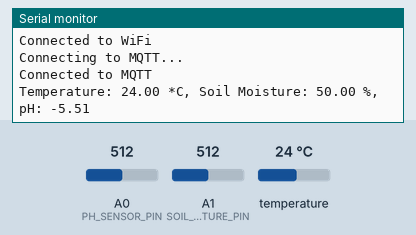
A sketch run on a simulated Arduino MKR. On the bench: the last lines printed to the serial monitor. The test bench sets the inputs (shaded band); at power-on: temperature 24 °C, A0 (PH_SENSOR_PIN) = 512, A1 (SOIL_MOISTURE_PIN) = 512. WiFi joins after 1.5 s; servers stay silent unless stated; random numbers use the default seed unless the sketch sets one; no MQTT or app messages arrive unless stated.

Above: at 2.7 s.
2.8 s: temperature set to 12 °C
At 5.0 s:
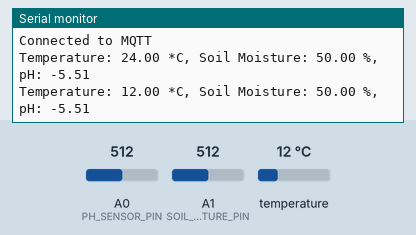
5.3 s: A0 (PH_SENSOR_PIN) set to 716
At 6.4 s:
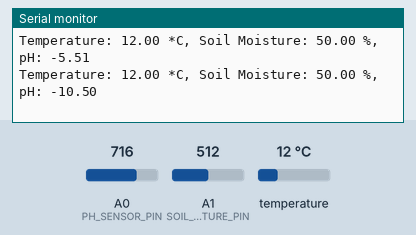
7.8 s: A1 (SOIL_MOISTURE_PIN) set to 716
At 7.8 s:
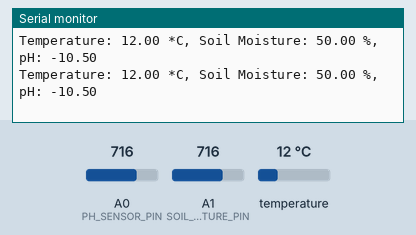
10.3 s: temperature set to 19 °C
At 11.6 s:
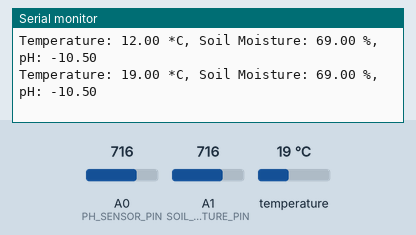
12.8 s: A0 (PH_SENSOR_PIN) set to 900
At 14.2 s:
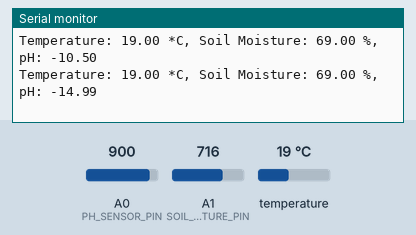
15.3 s: A1 (SOIL_MOISTURE_PIN) set to 900
At 16.8 s:
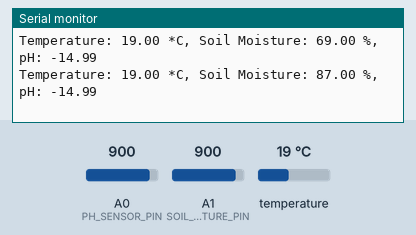
Timing chart, 0 to 18.3 s (numbered marks = the images above; inputs shaded):
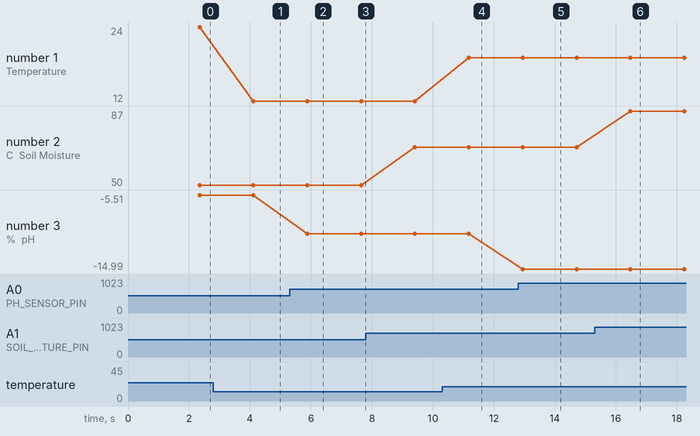

The sketch:

projecte.ino
```cpp
#include <WiFiNINA.h>

#include <OneWire.h>
#include <DallasTemperature.h>

#include <PubSubClient.h>

#define ONE_WIRE_BUS 5
#define PH_SENSOR_PIN A0
#define SOIL_MOISTURE_PIN A1

OneWire oneWire(ONE_WIRE_BUS);
DallasTemperature sensors(&oneWire);
DeviceAddress thermometer;

float soilMoisture = 0.0;
float pHValue = 0.0;

  const char* ssid = "Redmi";
   const char* password = "65101234";
 const char* mqtt_server = "broker.hivemq.com";

WiFiClient espClient;
PubSubClient client(espClient);

void setup() {
  Serial.begin(9600);
  sensors.begin();
  sensors.getAddress(thermometer, 0);
  WiFi.begin((char*)ssid, password);
  while (WiFi.status() != WL_CONNECTED) {
    delay(2000);
     Serial.println("Connecting to WiFi...");

  }

  Serial.println("Connected to WiFi");
  client.setServer(mqtt_server, 8884);
}

void loop() {
  if (!client.connected()) {
    reconnect();
  }
  sensors.requestTemperatures();
  float temp = sensors.getTempC(thermometer);

  int soilMoistureRaw = analogRead(SOIL_MOISTURE_PIN);
  soilMoisture = map(soilMoistureRaw, 0, 1023, 0, 100);

  int phSensorRaw = analogRead(PH_SENSOR_PIN);
  float phSensorVoltage = (float) phSensorRaw / 1023.0 * 5.0;
  pHValue = 7 - 5 * phSensorVoltage;

  // Publish sensor readings to MQTT topic
 char message[100];
  sprintf(message + strlen(message), "{\"temperature\"}", temp);
  client.publish("/sensor/1", message);
//  char message[100];
  sprintf(message + strlen(message), "{\"soil_moisture\"}", soilMoisture);
  client.publish("/sensor/2", message);
//  char message[100];
 sprintf(message + strlen(message), "{\"ph\"}",pHValue );
  client.publish("/sensor/3", message);
  Serial.print("Temperature: ");
  Serial.print(temp);
  Serial.print(" *C, Soil Moisture: ");
  Serial.print(soilMoisture);
  Serial.print(" %, pH: ");
  Serial.println(pHValue);

  delay(1000);
}

void reconnect() {
  while (!client.connected()) {
    Serial.println("Connecting to MQTT...");
    String clientId = "clientId-v0zEA48kuB";
    clientId += String(random(0xffff), HEX);
    if (client.connect(clientId.c_str())) {
      Serial.println("Connected to MQTT");
    } else {
      Serial.print("Failed with state ");
      Serial.print(client.state());
      delay(2000);
    }
  }
}
```

Measured:
- after the input at 2.8 s, the serial monitor: prints a new line after 1.3 s (image 1)
- after the input at 5.3 s, the serial monitor: prints a new line after 0.58 s (image 2)
- after the input at 10.3 s, the serial monitor: prints a new line after 0.88 s (image 4)
- after the input at 12.8 s, the serial monitor: prints a new line after 0.14 s (image 5)
- after the input at 15.3 s, the serial monitor: prints a new line after 1.2 s (image 6)
- plotted number 1: 24 → 12 after the input at 2.8 s, 12 → 19 after the input at 10.3 s
- plotted number 2: 50 → 69 after the input at 7.8 s, 69 → 87 after the input at 15.3 s
- plotted number 3: -5.51 → -10.5 after the input at 5.3 s, -10.5 → -14.99 after the input at 12.8 s
